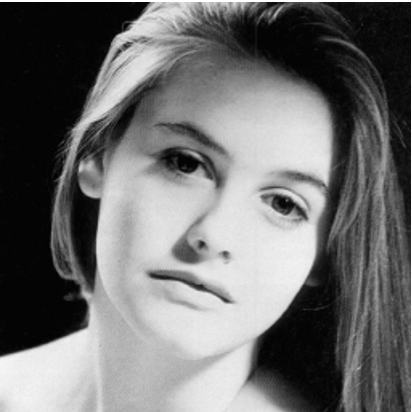
#> input picture lady_face.png, 412 x 412 px, found by its file name
$ python laup_of_gaus.py   (older library calls are emulated)
#> lines starting #> are read from the running program, lines starting #| are printed output that depends on the picture
import math
import numpy as np
from matplotlib import pyplot as plt
import cv2

# [15 lines left out: functions compute_single_2d_FFT, compute_forward_DFT_no_separation, not called in this run]


def compute_single_w(num, denom):
        return math.cos((2*math.pi*num)/denom) - (1j*math.sin((2*math.pi*num)/denom))

# [82 lines left out: functions compute_centered_image, compute_w, fft, normalize_by_log, compute_spectrum, not called in this run]

def inverse_fft(imgeFFT):
        N = imgeFFT.shape[0]
        return np.real(np.conjugate(fft(np.conjugate(imgeFFT)*(N**2)))*(N**2))


def buildKernel(dim, sigma, kernel):
    large = dim // 2
    lin_space = np.linspace(-large, large+1, dim)
    X, Y = np.meshgrid(lin_space, lin_space)

    return kernel(x=X, y=Y, sigma=sigma)

def loG(x, y, sigma):
    s2 = np.power(sigma, 2)
    sub1 = -(np.power(x, 2) + np.power(y,2)) / (2 * s2)
    return -(1 / math.pi * np.power(s2, 2)) * (1 + sub1) * np.exp(sub1)

def convolution(image, kernel):
    dimKer = kernel.shape[0]
    large = dimKer // 2

    image = np.pad(image, pad_width=((large, large), (large, large)), mode = 'constant', constant_values=0).astype(np.float32)
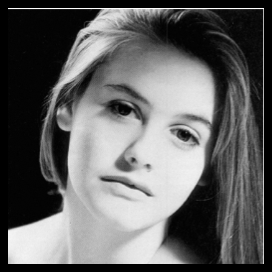
#> image: shape (272, 272) float32; min 0, max 255, mean 97.8

    result = np.zeros(image.shape)

    for h in range(large, image.shape[0]-large):
        for w in range(large, image.shape[1]-large):
            square = image[h - large:h - large + dimKer, w - large:w - large+ dimKer]

            result[h,w] = np.sum(np.multiply(square, kernel))
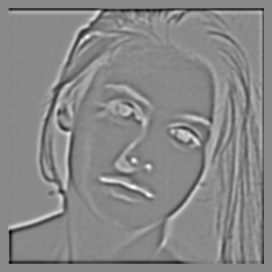
#> result: shape (272, 272) float64; min -4829.3, max 4121.6, mean -54.1; drawn with min black and max white

    return result[large:-large, large:-large]
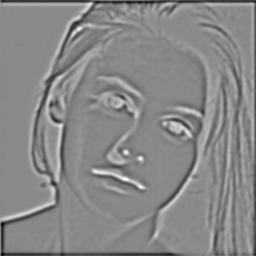
#> returned value: shape (256, 256) float64; min -4829.3, max 4121.6, mean -61.1; drawn with min black and max white

def detector(image, sigma):
    #sigma value definition
    dim = 2*int(4*sigma + 0.5) +1

    kernel = buildKernel(dim=dim, sigma=sigma, kernel=loG)

    result = convolution(image=image.astype(np.uint8), kernel=kernel)

    return result


if __name__ == "__main__":

    image_path = "/Users/marynavek/Projects/ImageProcessing/lady_face.png"

    image = cv2.imread(image_path, 0)
    image = cv2.resize(image, (256,256))

    # centeredImge = compute_centered_image(image)
    # fft_im = fft(centeredImge)
    # fftCenteredNormImge = normalize_by_log(fft_im)

    transform = detector(image, 2)


    # [15 lines of commented-out code are left out]


    plt.imshow(transform, cmap='gray')
    plt.show()


    # ddepth = cv2.CV_16S
    # kernel_size = 3
    # window_name = "Laplace Deneme"
    # # [variables]
    # # [load]
    # # src = cv2.imread(cv2.samples.findFile(imageName), cv.IMREAD_COLOR) # Load an image
    # # Check if image is loaded fine
    # # if src is None:
    # #     print ('Error opening image')
    # #     print ('Program Arguments: [image_name -- default deneme.png]')
    # #     return -1
    # # [load]
    # # [reduce_noise]
    # # Remove noise by blurring with a Gaussian filter
    # src = cv2.GaussianBlur(src, (3, 3), 10)
    # # [reduce_noise]
    # # [convert_to_gray]
    # # Convert the image to grayscale
    # # src_gray = cv2.cvtColor(src, cv2.COLOR_BGR2GRAY)
    # # [convert_to_gray]
    # # Create Window
    # cv2.namedWindow(window_name, cv2.WINDOW_AUTOSIZE)
    # # [laplacian]
    # # Apply Laplace function
    # dst = cv2.Laplacian(src, ddepth, ksize=kernel_size)
    # # [laplacian]
    # # [convert]
    # # converting back to uint8
    # abs_dst = cv2.convertScaleAbs(dst)
    # # [convert]
    # # [display]
    # plt.imshow(abs_dst, cmap='gray')
    # plt.show()

$ run again, with Natural-images-a-Cameraman-256-x256-b-Leena-256-x-256-c-Parrot-256-x-256-d.png copied over lady_face.png
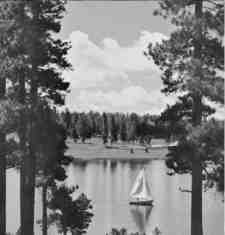
#> input picture Natural-images-a-Cameraman-256-x256-b-Leena-256-x-256-c-Parrot-256-x-256-d.png, 225 x 235 px, found by its file name
#> image is the input picture: shape (235, 225); min 0, max 254, mean 125.3
#> after the loop in convolution, `for h in range(large, image.shape[0]-large):`:
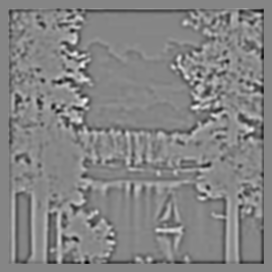
#> result: shape (272, 272) float64; min -5025.8, max 4539, mean -66; drawn with min black and max white
#> in convolution, `return result[large:-large, large:-large]`:
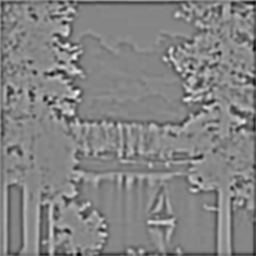
#> returned value: shape (256, 256) float64; min -5025.8, max 4539, mean -74.6; drawn with min black and max white
